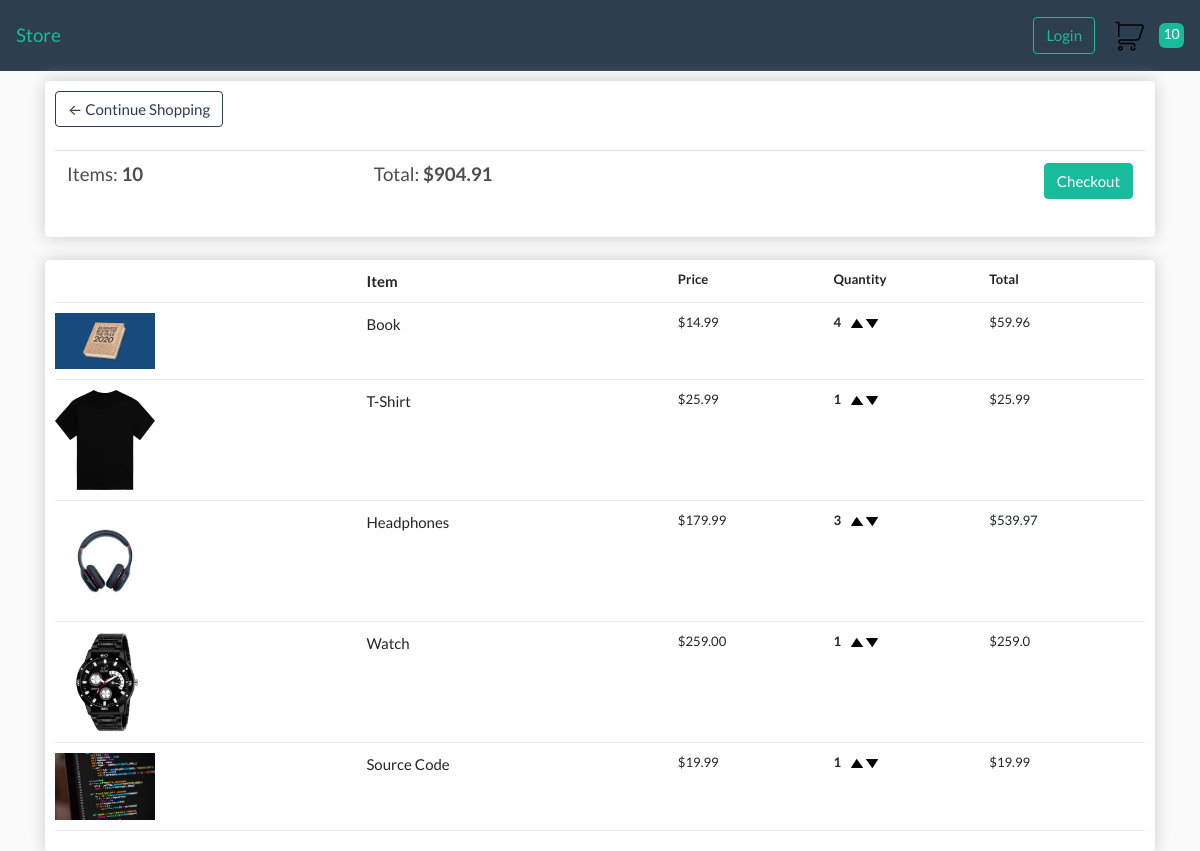
The page /cart/ (signed in) on the database as committed earlier.
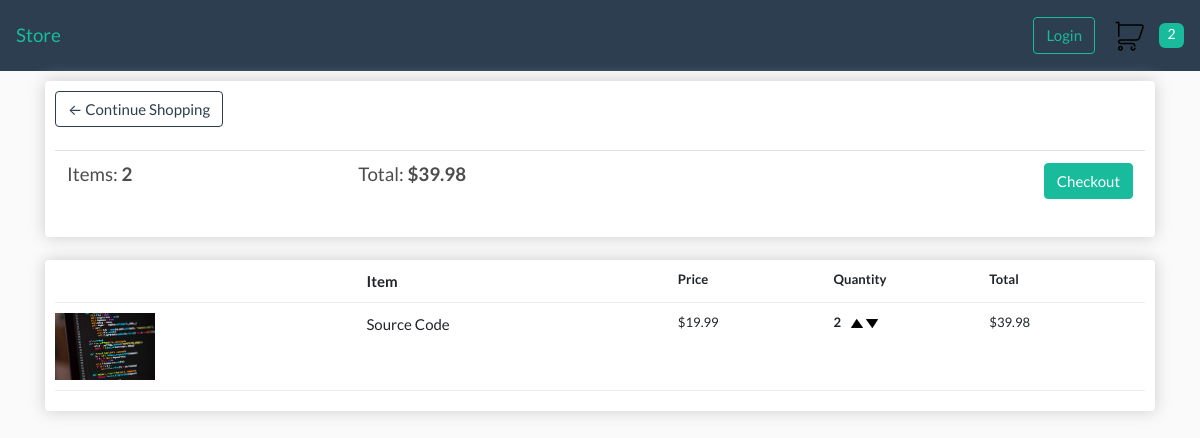
The same page on the database as committed later.
### store/models.py (models this page shows, shortened)
class Order(models.Model):
    customer = models.ForeignKey("store.Customer", on_delete=models.SET_NULL, null=True, blank=True)
    date_ordered = models.DateTimeField(auto_now_add=True)
    complete = models.BooleanField(default=False, null=True, blank=False)
    transaction_id = models.CharField(max_length=100, null=True)
    @property
    def get_cart_total(self):
        return sum([item.get_total for item in self.orderitem_set.all()])
    @property
    def get_cart_items(self):
        return sum([item.quantity for item in self.orderitem_set.all()])

class OrderItem(models.Model):
    product = models.ForeignKey("store.Product", on_delete=models.SET_NULL, null=True)
    order = models.ForeignKey("store.Order", on_delete=models.SET_NULL, null=True)
    quantity = models.IntegerField(default=0, null=True, blank=True)
    date_added = models.DateTimeField(auto_now_add=True)
    @property
    def get_total(self):
        return self.product.price * self.quantity

class Product(models.Model):
    name = models.CharField(max_length=200, null=True)
    price = models.FloatField()
    digital = models.BooleanField(default=False, null=True, blank=False)
    image = models.ImageField(null=True, blank=True)
    @property
    def get_image_url(self):
        try:
            return self.image.url
        except:
            return ''

### store/views.py (the view, shortened to what this page needs)
# urls.py: path('cart/', views.cart, name='cart'),
def cart(request):
    if request.user.is_authenticated:
        customer = request.user.customer
        order, created = Order.objects.get_or_create(customer=customer, complete=False)
        items = order.orderitem_set.all()
        cart_items = order.get_cart_items
    return render(request, 'store/cart.html', {
        'items': items,
        'order': order,
        'cart_items': cart_items
    })

### store/templates/store/cart.html (shortened to what this page needs)
{% extends 'store/layout.html' %}
{% load static %}
{% block body %}
    <div class="row">
        <div class="col-lg-12">
            <div class="box-element">
                <a class="btn btn-outline-primary" href="{% url 'store' %}">&#x2190; Continue Shopping</a>
                <br>
                <br>
                <table class="table">
                    <tr>
                        <th><h5>Items: <strong>{{ order.get_cart_items }}</strong></h5></th>
                        <th><h5>Total: <strong>${{ order.get_cart_total|floatformat:2 }}</strong></h5></th>
                        <th>
                            <a class="btn btn-success checkout" href="{% url 'checkout' %}">
                                Checkout
                            </a>
                        </th>
                    </tr>
                </table>
            </div>
            <br>
            <div class="box-element">
                <div class="cart-row">
                    <div class="large"></div>
                    <div class="large"><strong>Item</strong></div>
                    <div class="small"><strong>Price</strong></div>
                    <div class="small"><strong>Quantity</strong></div>
                    <div class="small"><strong>Total</strong></div>
                </div>
                {% for item in items %}
                    <div class="cart-row">
                        <div class="large">
                            <img class="row-image" src="{{ item.product.get_image_url }}" alt="placeholder">
                        </div>
                        <div class="large"><p>{{ item.product.name }}</p></div>
                        <div class="small"><p>${{ item.product.price|floatformat:2 }}</p></div>
                        <div class="small">
                            <p class="quantity">{{ item.quantity }}</p>
                            <div class="quantity">
                                <img data-product={{item.product.id}} data-action="add" class="chg-quantity update-cart" src="{% static  'images/arrow-up.png' %}">
                                <img data-product={{item.product.id}} data-action="remove" class="chg-quantity update-cart" src="{% static  'images/arrow-down.png' %}">
                            </div>
                        </div>
                        <div class="small"><p>${{ item.get_total }}</p></div>
                    </div>
                {% endfor %}
            </div>
        </div>
    </div>
{% endblock body %}

Rows that differ between the two databases and show on the page:
removed OrderItem: product.get_image_url (picture), product.name "Book", product.price "14.99", quantity "4", get_total "59.96"
removed OrderItem: product.get_image_url (picture), product.name "T-Shirt", product.price "25.99", quantity "1", get_total "25.99"
removed OrderItem: product.get_image_url (picture), product.name "Headphones", product.price "179.99", quantity "3", get_total "539.97"
removed OrderItem: product.get_image_url (picture), product.name "Watch", product.price "259.00", quantity "1", get_total "259.0"
changed through a linked row, Order: get_cart_items "10" → "2"; get_cart_total "904.91" → "39.98"
changed OrderItem "Source Code": quantity "1" → "2"; get_total "19.99" → "39.98"
Other text that changed with them:
{{ cart_items }}: "10" → "2"
